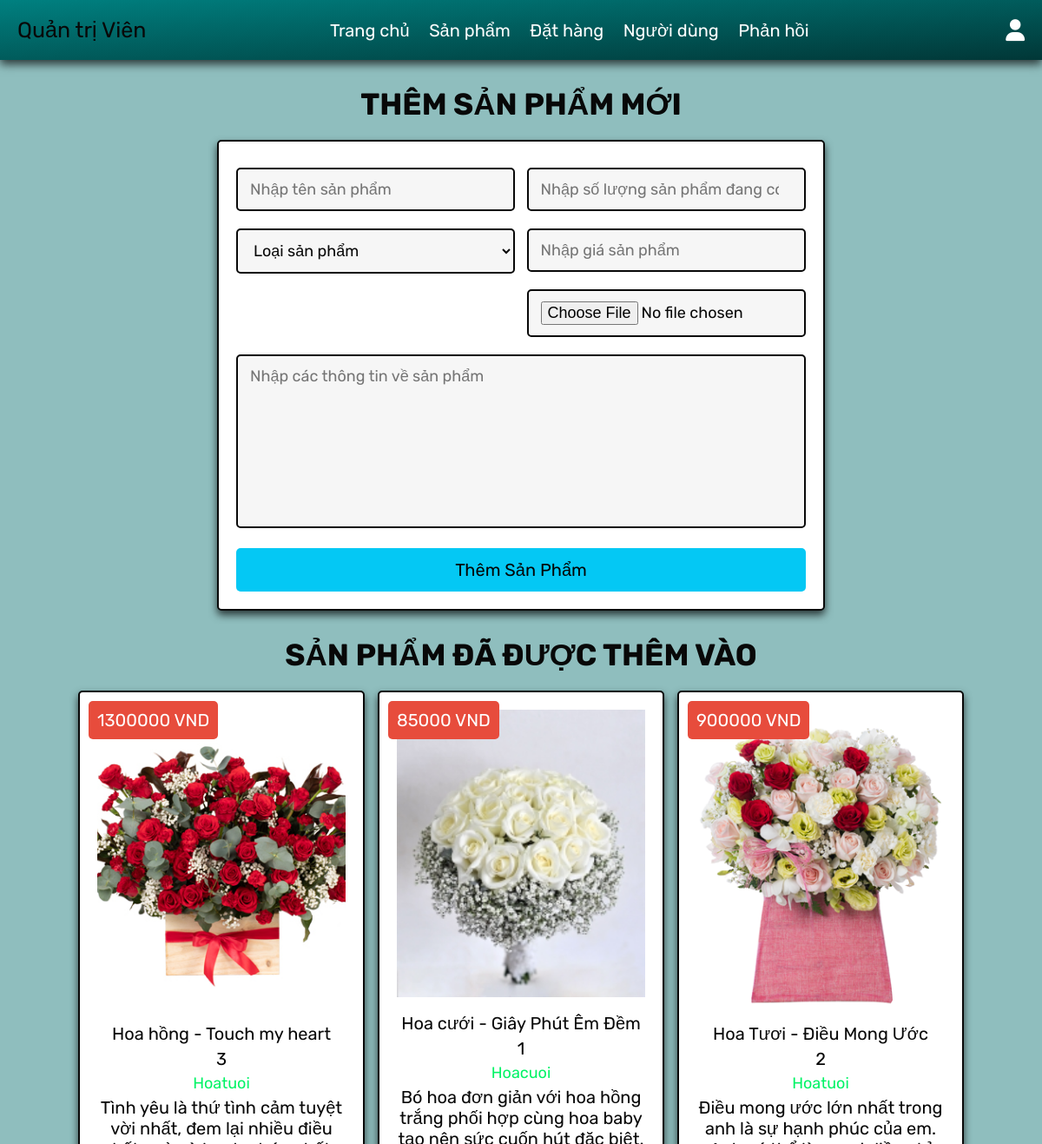
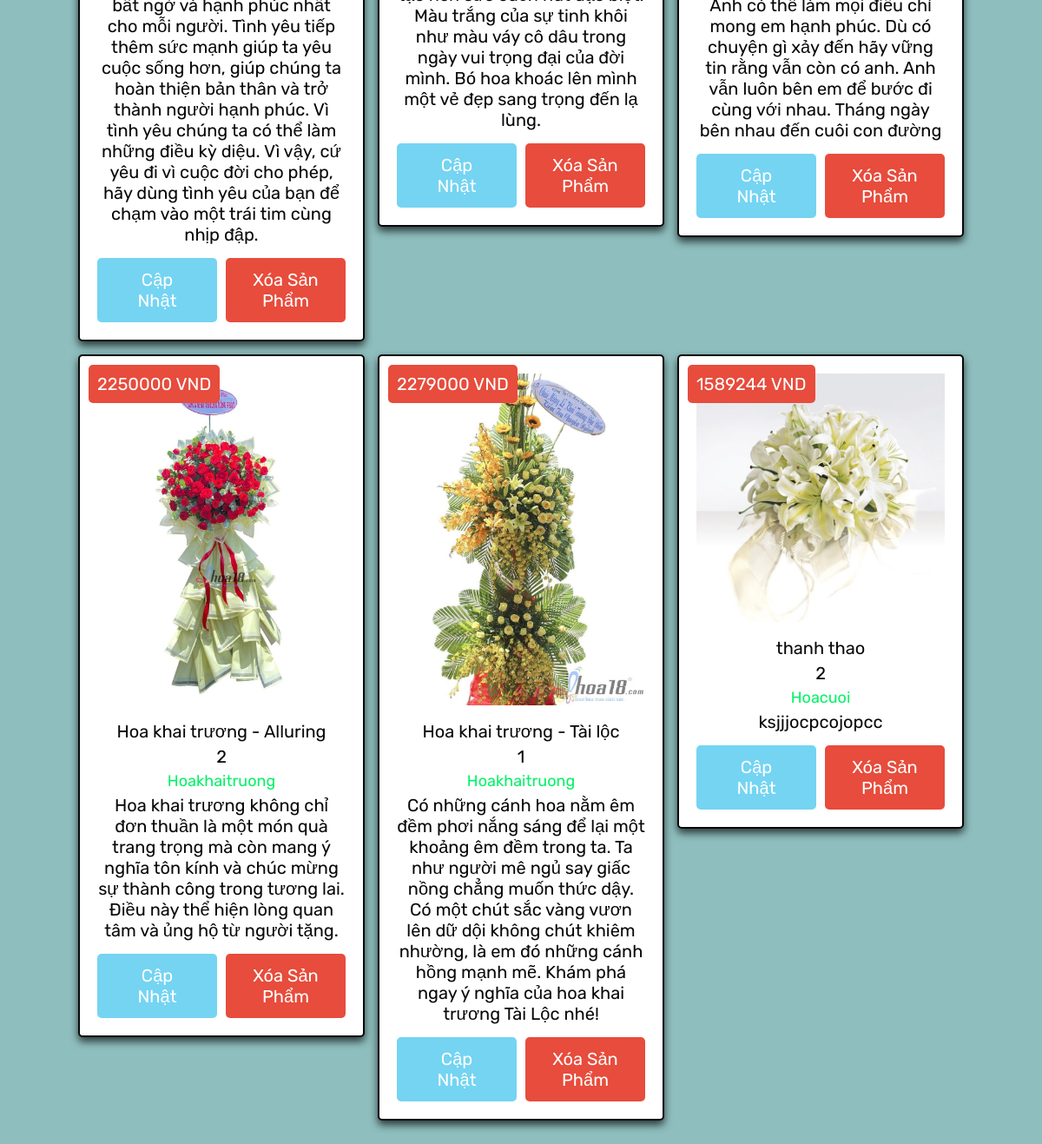
Screenshot of /admin_products.php (signed in) with the database file from the repository (2 pictures, top to bottom).
### tables this page shows
CREATE TABLE `products` (
  `id` int(100) NOT NULL,
  `name` varchar(100) NOT NULL,
  `category` varchar(20) NOT NULL,
  `details` varchar(500) NOT NULL,
  `price` int(255) NOT NULL,
  `quantity` int(11) NOT NULL,
  `image` varchar(100) NOT NULL
);

### admin_products.php (the view, shortened to what this page needs)
<?php
@include 'config.php';
?>
<!DOCTYPE html>
<html lang="en">
<head>
   <link rel="stylesheet" href="https://cdnjs.cloudflare.com/ajax/libs/font-awesome/6.1.1/css/all.min.css">
   <link rel="stylesheet" href="css/admin_style.css">
   <link rel="stylesheet" href="css/quangcao.css">
</head>
<body>
<?php include 'admin_header.php'; ?>
<section class="add-products">
   <h1 class="title">Thêm sản phẩm mới</h1>
   <form action="" method="POST" enctype="multipart/form-data">
      <div class="flex">
         <div class="inputBox">
         <input type="text" name="name" class="box" required placeholder="Nhập tên sản phẩm">
         <select name="category" class="box" required>
            <option value="" selected disabled>Loại sản phẩm</option>
         </select>
         </div>
         <div class="inputBox">
         <input type="number" min="0" name="quantity" class="box" required placeholder="Nhập số lượng sản phẩm đang có">
         <input type="text" min="0" name="price" class="box" required placeholder="Nhập giá sản phẩm">
         <input type="file" name="image" required class="box" accept="image/jpg, image/jpeg, image/png">
         </div>
      </div>
      <textarea name="details" class="box" required placeholder="Nhập các thông tin về sản phẩm" cols="30" rows="10"></textarea>
      <input type="submit" class="btn" value="Thêm sản phẩm" name="add_product">
   </form>
</section>
<section class="show-products">
   <h1 class="title">Sản phẩm đã được thêm vào</h1>
   <div class="box-container">
   <?php
      $show_products = $conn->prepare("SELECT * FROM `products`");
      $show_products->execute();
      if($show_products->rowCount() > 0){
         while($fetch_products = $show_products->fetch(PDO::FETCH_ASSOC)){
   ?>
   <div class="box">
      <div class="price"><?= $fetch_products['price']; ?> VND</div>
      <img src="uploaded_img/<?= $fetch_products['image']; ?>" alt="">
      <div class="name"><?= $fetch_products['name']; ?></div>
      <div class="name"><?= $fetch_products['quantity']; ?></div>
      <div class="cat"><?= $fetch_products['category']; ?></div>
      <div class="name"><?= $fetch_products['details']; ?></div>
      <div class="flex-btn">
         <a href="admin_update_product.php?update=<?= $fetch_products['id']; ?>" class="option-btn">Cập nhật</a>
         <a href="admin_products.php?delete=<?= $fetch_products['id']; ?>" class="delete-btn" onclick="return confirm('Xóa sản phẩm này?');">Xóa sản phẩm</a>
      </div>
   </div>
   <?php
      }
   }else{
      echo '<p class="empty">Sản phẩm chưa được thêm vào!!!</p>';
   }
   ?>
   </div>
</section>
</body>
</html>

### admin_header.php (shortened to what this page needs)
<header class="header">
   <div class="flex">
      <a href="admin_page.php" class="logo"><span>Quản trị Viên</span></a>
      <nav class="navbar">
         <a href="admin_page.php">Trang chủ</a>
         <a href="admin_products.php">Sản phẩm</a>
         <a href="admin_orders.php">Đặt hàng</a>
         <a href="admin_users.php">Người dùng</a>
         <a href="admin_contacts.php">Phản hồi</a>
      </nav>
      <div class="icons">
         <div id="user-btn" class="fas fa-user"></div>
      </div>
   </div>
</header>

### css/admin_style.css (style rules this page uses)
.add-products form { max-width: 70rem; padding: 2rem; margin: 0 auto; text-align: center; border: var(--border); box-shadow: var(--box-shadow); background-color: var(--white); border-radius: 0.5rem; }
.add-products form .flex { display: flex; justify-content: space-between; flex-wrap: wrap; }
.add-products form .flex .inputBox { width: 49%; }
.add-products form .box { width: 100%; margin: 1rem 0; padding: 1.2rem 1.4rem; font-size: 1.8rem; color: var(--black); border-radius: 0.5rem; background-color: var(--light-bg); border: var(--border); }
.add-products form textarea { height: 20rem; resize: none; }
.show-products { padding-top: 0; }
.show-products .box-container { display: grid; grid-template-columns: repeat(auto-fit, 33rem); gap: 1.5rem; align-items: flex-start; justify-content: center; }
.show-products .box-container .box { text-align: center; border: var(--border); box-shadow: var(--box-shadow); background-color: var(--white); border-radius: 0.5rem; padding: 2rem; position: relative; }
.show-products .box-container .box .price { position: absolute; top: 1rem; left: 1rem; padding: 1rem; font-size: 2rem; color: var(--white); background-color: var(--red); border-radius: 0.5rem; }
.show-products .box-container .box img { width: 100%; margin-bottom: 1rem; }
.show-products .box-container .box .name { margin: 0.5rem 0; font-size: 2rem; color: var(--black); }
.show-products .box-container .box .cat { font-size: 1.8rem; color: var(--green); }

### css/quangcao.css (style rules this page uses)
body { margin: 0px; background-color: #64a5a5b8; }

### css/components.css (style rules this page uses)
:root { --green: #00f365; --orange: #74d4f2; --red: #e74c3c; --black: #080808; --blue: #3124e6; --light-color: #dc1b1b; --white: #fff; --light-bg: #f6f6f6; --border: 0.2rem solid var(--black); --box-shadow: 0 0.5rem 1rem rgba(0, 0, 0, 0.7); }
* { font-family: "Rubik", sans-serif; margin: 0; padding: 0; box-sizing: border-box; outline: none; border: none; text-decoration: none; color: var(--black); }
body { background-color: var(--light-bg); }
html { font-size: 62.5%; overflow-x: hidden; scroll-behavior: smooth; scroll-padding-top: 6.5rem; }
section { padding: 3rem 2rem; max-width: 1200px; margin: 0 auto; }
.btn, .delete-btn, .option-btn { display: block; width: 100%; margin-top: 1rem; border-radius: 0.5rem; color: var(--white); font-size: 2rem; padding: 1.3rem 3rem; text-transform: capitalize; cursor: pointer; text-align: center; }
.btn { background-color: rgb(4, 200, 244); color: rgb(4, 4, 4); }
.delete-btn { background-color: var(--red); }
.option-btn { background-color: var(--orange); }
.flex-btn { display: flex; flex-wrap: wrap; gap: 1rem; }
.flex-btn > * { flex: 1; }
.title { text-align: center; margin-bottom: 2rem; text-transform: uppercase; color: var(--black); font-size: 3.5rem; }
.header { background: var(--white); position: sticky; top: 0; left: 0; right: 0; z-index: 1000; box-shadow: var(--box-shadow); }
.header.header { background-image: linear-gradient(to bottom right, #008080, rgb(1, 55, 55)); }
.header .flex { display: flex; align-items: center; justify-content: space-between; padding: 2rem; margin: 0 auto; max-width: 1200px; position: relative; }
.header .flex .logo { font-size: 2.5rem; color: var(--black); }
.header .flex .navbar a { margin: 0 1rem; font-size: 2rem; color: var(--white); }
.header .flex .icons > * { font-size: 2.5rem; color: var(--white); cursor: pointer; margin-left: 1.5rem; }

### rows the page displays
products: price "1300000", image (picture), name "Hoa hồng - Touch my heart", quantity "3", category "Hoatuoi", details "Tình yêu là thứ tình cảm tuyệt vời nhất, đem lại nhiều điều bất ngờ và hạnh phúc nhất cho mỗi người. Tình yêu tiếp thêm sức mạnh giúp ta yêu cuộc sống hơn, giúp chúng ta hoàn thiện bản thân và trở thành người hạnh phúc. Vì tình yêu chúng ta có thể làm những điều kỳ diệu. Vì vậy, cứ yêu đi vì cuộc đời cho phép, hãy dùng tình yêu của bạn để chạm vào một trái tim cùng nhịp đập."
products: price "85000", image (picture), name "Hoa cưới - Giây Phút Êm Đềm", quantity "1", category "Hoacuoi", details "Bó hoa đơn giản với hoa hồng trắng phối hợp cùng hoa baby tạo nên sức cuốn hút đặc biệt. Màu trắng của sự tinh khôi như màu váy cô dâu trong ngày vui trọng đại của đời mình. Bó hoa khoác lên mình một vẻ đẹp sang trọng đến lạ lùng."
products: price "900000", image (picture), name "Hoa Tươi - Điều Mong Ước", quantity "2", category "Hoatuoi", details "Điều mong ước lớn nhất trong anh là sự hạnh phúc của em. Anh có thể làm mọi điều chỉ mong em hạnh phúc. Dù có chuyện gì xảy đến hãy vững tin rằng vẫn còn có anh. Anh vẫn luôn bên em để bước đi cùng với nhau. Tháng ngày bên nhau đến cuôi con đường"
products: price "2250000", image (picture), name "Hoa khai trương - Alluring", quantity "2", category "Hoakhaitruong", details "Hoa khai trương không chỉ đơn thuần là một món quà trang trọng mà còn mang ý nghĩa tôn kính và chúc mừng sự thành công trong tương lai. Điều này thể hiện lòng quan tâm và ủng hộ từ người tặng."
products: price "2279000", image (picture), name "Hoa khai trương - Tài lộc", quantity "1", category "Hoakhaitruong", details "Có những cánh hoa nằm êm đềm phơi nắng sáng để lại một khoảng êm đềm trong ta. Ta như người mê ngủ say giấc nồng chẳng muốn thức dậy. Có một chút sắc vàng vươn lên dữ dội không chút khiêm nhường, là em đó những cánh hồng mạnh mẽ. Khám phá ngay ý nghĩa của hoa khai trương Tài Lộc nhé!"
products: price "1589244", image (picture), name "thanh thao", quantity "2", category "Hoacuoi", details "ksjjjocpcojopcc"
